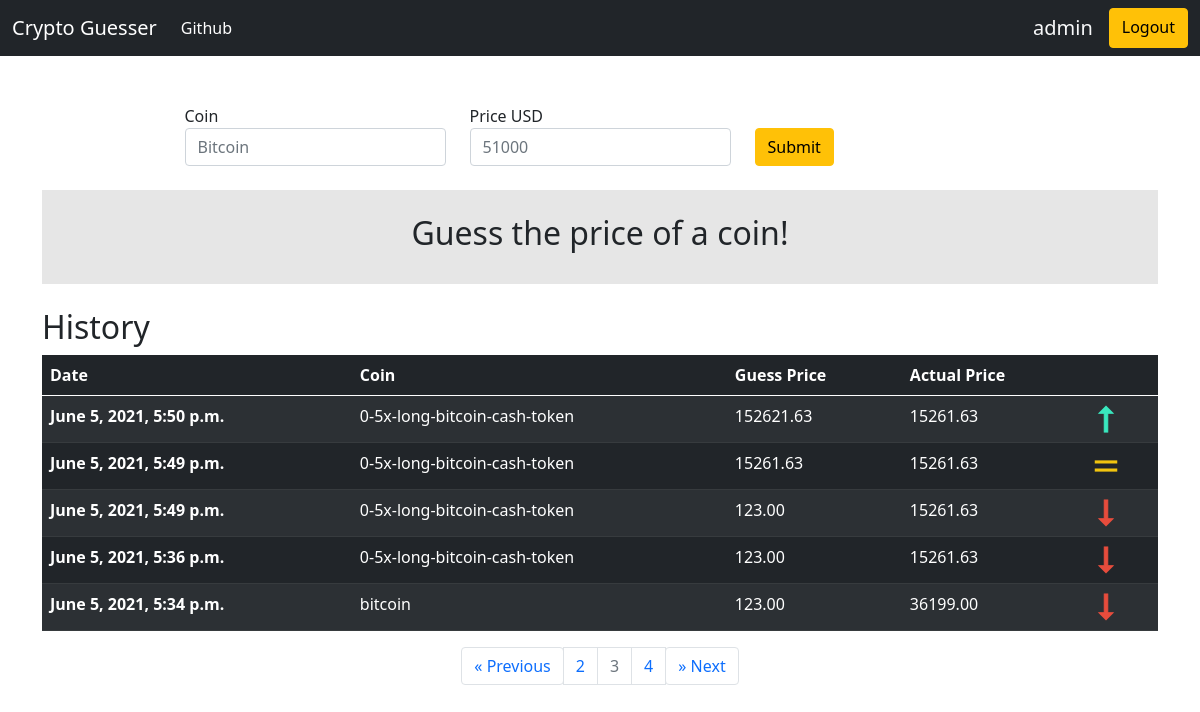
/?page=3 (signed in), run on the app's committed database.
### result/models.py (models this page shows, shortened)
class Result(models.Model):
    coin = models.CharField(max_length=120, blank=False, null=False)
    guess_price = models.DecimalField(decimal_places=2, max_digits=10000)
    actual_price = models.DecimalField(decimal_places=2, max_digits=10000)
    author = models.ForeignKey(User, related_name='result', on_delete=models.CASCADE)
    created_at = models.DateTimeField(auto_now_add=True)
    objects = ResultManager()

### pages/views.py (the view, shortened to what this page needs)
# urls.py: path('', homepage_view, name='home'),
def homepage_view(request, *args, **kwargs):
    message = ""
    guess_price = 0
    actual_price = 0
    is_valid = False
    results = []
    if request.user.is_authenticated:
        results = Result._meta.model.objects.filter(author=request.user).order_by('-created_at')
    page = request.GET.get('page', 1)
    paginator = Paginator(results, 5)
    try:
        results = paginator.page(page)
    except PageNotAnInteger:
        results = paginator.page(1)
    except EmptyPage:
        results = paginator.page(paginator.num_pages)
    context = {
        'history' : results,
        'guess_result' : {
            'is_valid' : is_valid,
            "guess_price" : float(guess_price),
            "actual_price" : float(actual_price),
            "message" : message
        }
    }
    return render(request, "homepage.html", context)

### templates/homepage.html (shortened to what this page needs)
{% extends 'base.html' %}
{% load mathfilters %}
{% block content %}
<div class="container mt-5">
      <form action='.' method='POST'>{% csrf_token %}
        <div class="row justify-content-center">
          <div class="col-sm-3">
            <label class="sr-only" for="coin">Coin</label>
            <input id="coin" type="text" name='coin' class="form-control" id="coin" placeholder="Bitcoin">
          </div>
          <div class="col-sm-3">
            <label class="sr-only" for="guess_price">Price USD</label>
            <div class="input-group">
              <input id="guess_price" type="number" class="form-control" name='guess_price' id="guess_price" placeholder="51000" min="0" step="0.01" required=True>
            </div>
          </div>
          <div class="col-sm-3 pt-4">
            <button type="submit" class="btn btn-warning" id="submit">Submit</button>
          </div>
        </div>
      </form>
      <div class="my-4 p-4" style="background-color: rgba(15, 15, 15, 0.1);">
        {% if guess_result.is_valid %}
                {% if guess_result.guess_price < guess_result.actual_price %}
                  {% load static %}
                {% elif guess_result.guess_price > guess_result.actual_price %}
                  {% load static %}
                {% else %}
                  {% load static %}
                {% endif %}
        {% elif guess_result.message == "" %}
        <div class="d-flex justify-content-center">
          <h2>Guess the price of a coin!</h2>
        </div>
        {% else %}
        <div class="d-flex justify-content-center">
          <h2>{{guess_result.message}}</h2>
        </div>
        {% endif %}
      </div>
      <h2>History</h2>
    <div class="d-flex justify-content-center">
        <table id="table" class="table table-dark table-striped table-hover">
            <thead>
            <tr>
                <th scope="col">Date</th>
                <th scope="col">Coin</th>
                <th scope="col">Guess Price</th>
                <th scope="col">Actual Price</th>
                <th scope="col"></th>
            </tr>
            </thead>
            <tbody>
            {% for result in history %}
            <tr data-href='https://www.google.com'>
                <th scope="row">{{result.created_at}}</th>
                <td>{{result.coin}}</td>
                <td>{{result.guess_price}}</td>
                <td>{{result.actual_price}}</td>
                {% if result.guess_price < result.actual_price %}
                <td>
                    {% load static %}
                    <img src="{% static 'images/icons8-down-30.png' %}" alt="lesser than">
                </td>
                {% elif result.guess_price > result.actual_price %}
                <td>
                    {% load static %}
                    <img src="{% static 'images/icons8-up-30.png' %}" alt="greater than">
                </td>
                {% else %}
                <td>
                    {% load static %}
                    <img src="{% static 'images/icons8-equal-sign-30.png' %}" alt="equal to">
                </td>
                {% endif %}
            </tr>
            {% endfor %}
            </tbody>
        </table>
      </div>
    <nav class="d-flex justify-content-center" aria-label="history navigation">
      <ul class="pagination">
        <li class="page-item">
          <a class="btn page-link {% if history.has_previous == False %}disabled{% endif %}"
          href="?page={% if history.has_previous %}{{ history.previous_page_number }}{% else %}1{% endif %}" aria-label="Previous">
            <span aria-hidden="true">&laquo;</span>
            <span class="sr-only">Previous</span>
          </a>
        </li>
        {% for i in history.paginator.page_range %}
            {% if i|sub:history.number|abs <= 1 %}
            <li class="page-item {% if history.number == i %}disabled{% endif %}"><a class="page-link" href="?page={{ i }}">{{ i }}</a></li>
            {% endif %}
        {% endfor %}
        <li class="page-item">
          <a class="btn page-link {% if history.has_next == False %}disabled{% endif %}"
          href="?page={% if history.has_next %}{{ history.next_page_number }}{% else %}{{ history.current_page_number }}{% endif %}" aria-label="Next">
            <span aria-hidden="true">&raquo;</span>
            <span class="sr-only">Next</span>
          </a>
        </li>
      </ul>
    </nav>
</div>
{% endblock %}

### templates/base.html (shortened to what this page needs)
<!DOCTYPE html>
<html lang="en">
    <head>
        <link href="https://cdn.jsdelivr.net/npm/bootstrap@5.0.1/dist/css/bootstrap.min.css" rel="stylesheet">
    </head>
    <body>
        <nav class="navbar navbar-expand-lg navbar-dark bg-dark">
            <div class="container-fluid">
              <a class="navbar-brand" href="/">Crypto Guesser</a>
              <div class="collapse navbar-collapse" id="navbarSupportedContent">
                <ul class="navbar-nav me-auto mb-2 mb-lg-0">
                  <li class="nav-item">
                    <a class="nav-link active" aria-current="page" href="https://github.com/todoge/Internship-tests/tree/master/coin-guesser">Github</a>
                  </li>
                </ul>
                <div class="d-flex">
                    {% if request.user.is_authenticated %}
                        <h5 class="text-light mx-3 pt-2">{{request.user}}</h5>
                        <a class="btn btn-warning" href="/logout" type="submit">Logout</a>
                    {% else %}
                        <a class="btn btn-success" href="/login">Login</a>
                        <a class="btn btn-primary mx-3" href="/register" type="submit">Register</a>
                    {% endif %}
                </div>
              </div>
            </div>
          </nav>
        {% block content %}
        {% endblock %}
    </body>
</html>

### data on the page
Result: created_at "June 5, 2021, 5:50 p.m.", coin "0-5x-long-bitcoin-cash-token", guess_price "152621.63", actual_price "15261.63"
Result: created_at "June 5, 2021, 5:49 p.m.", coin "0-5x-long-bitcoin-cash-token", guess_price "15261.63", actual_price "15261.63"
Result: created_at "June 5, 2021, 5:49 p.m.", coin "0-5x-long-bitcoin-cash-token", guess_price "123.00", actual_price "15261.63"
Result: created_at "June 5, 2021, 5:36 p.m.", coin "0-5x-long-bitcoin-cash-token", guess_price "123.00", actual_price "15261.63"
Result: created_at "June 5, 2021, 5:34 p.m.", coin "bitcoin", guess_price "123.00", actual_price "36199.00"

### other printed values
{{ request.user }} "admin"
{{ i }} "2" "3" "4"
